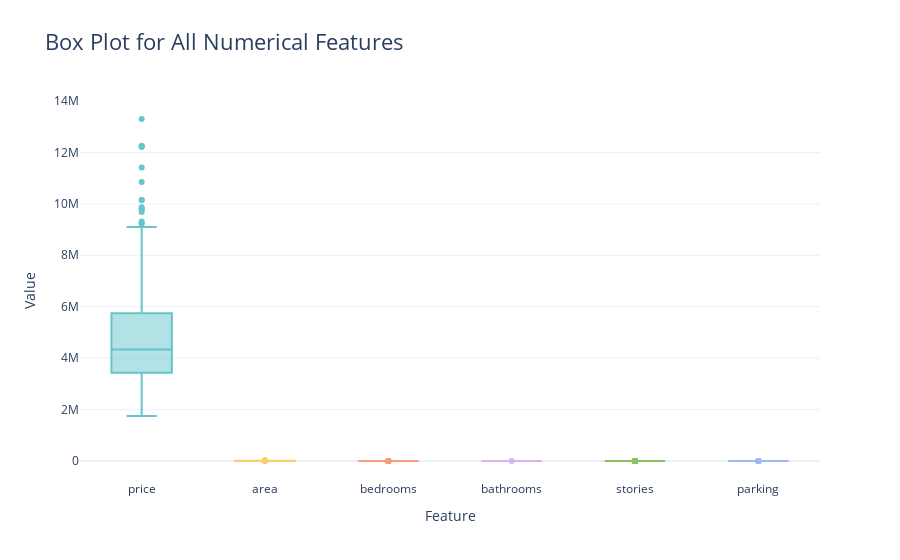

This figure's notebook cell:
### Code cell
#select numerical columns
numerical_cols = df.select_dtypes(include = 'number').columns

#Melt the DataFrame to long format for plotly
df_melted = df[numerical_cols].melt(var_name='Feature', value_name = 'Value')

fig = px.box(df_melted, x ='Feature', y= 'Value', color = 'Feature',
             title = "Box Plot for All Numerical Features",
             color_discrete_sequence = px.colors.qualitative.Pastel)

fig.update_layout(title_font_size = 22, xaxis_title = "Feature", yaxis_title = "Value", template = "plotly_white", showlegend = False)
fig.show()

### Figure 1 — Plotly figure (JSON) as saved in the notebook; plotly's stock layout.template omitted (floating-point values rounded to 4 significant figures; data arrays with more than 128 entries replaced by an {"elided": "..."} marker saying what was removed)
{"data": [{"alignmentgroup": "True", "hovertemplate": "Feature=%{x}<br>Value=%{y}<extra></extra>", "legendgroup": "price", "marker": {"color": "rgb(102, 197, 204)"}, "name": "price", "notched": false, "offsetgroup": "price", "orientation": "v", "showlegend": true, "type": "box", "x": {"elided": "545 str values"}, "x0": " ", "xaxis": "x", "y": {"elided": "545 int values"}, "y0": " ", "yaxis": "y"}, {"alignmentgroup": "True", "hovertemplate": "Feature=%{x}<br>Value=%{y}<extra></extra>", "legendgroup": "area", "marker": {"color": "rgb(246, 207, 113)"}, "name": "area", "notched": false, "offsetgroup": "area", "orientation": "v", "showlegend": true, "type": "box", "x": {"elided": "545 str values"}, "x0": " ", "xaxis": "x", "y": {"elided": "545 int values"}, "y0": " ", "yaxis": "y"}, {"alignmentgroup": "True", "hovertemplate": "Feature=%{x}<br>Value=%{y}<extra></extra>", "legendgroup": "bedrooms", "marker": {"color": "rgb(248, 156, 116)"}, "name": "bedrooms", "notched": false, "offsetgroup": "bedrooms", "orientation": "v", "showlegend": true, "type": "box", "x": {"elided": "545 str values"}, "x0": " ", "xaxis": "x", "y": {"elided": "545 int values"}, "y0": " ", "yaxis": "y"}, {"alignmentgroup": "True", "hovertemplate": "Feature=%{x}<br>Value=%{y}<extra></extra>", "legendgroup": "bathrooms", "marker": {"color": "rgb(220, 176, 242)"}, "name": "bathrooms", "notched": false, "offsetgroup": "bathrooms", "orientation": "v", "showlegend": true, "type": "box", "x": {"elided": "545 str values"}, "x0": " ", "xaxis": "x", "y": {"elided": "545 int values"}, "y0": " ", "yaxis": "y"}, {"alignmentgroup": "True", "hovertemplate": "Feature=%{x}<br>Value=%{y}<extra></extra>", "legendgroup": "stories", "marker": {"color": "rgb(135, 197, 95)"}, "name": "stories", "notched": false, "offsetgroup": "stories", "orientation": "v", "showlegend": true, "type": "box", "x": {"elided": "545 str values"}, "x0": " ", "xaxis": "x", "y": {"elided": "545 int values"}, "y0": " ", "yaxis": "y"}, {"alignmentgroup": "True", "hovertemplate": "Feature=%{x}<br>Value=%{y}<extra></extra>", "legendgroup": "parking", "marker": {"color": "rgb(158, 185, 243)"}, "name": "parking", "notched": false, "offsetgroup": "parking", "orientation": "v", "showlegend": true, "type": "box", "x": {"elided": "545 str values"}, "x0": " ", "xaxis": "x", "y": {"elided": "545 int values"}, "y0": " ", "yaxis": "y"}], "layout": {"boxmode": "overlay", "legend": {"title": {"text": "Feature"}, "tracegroupgap": 0}, "showlegend": false, "title": {"font": {"size": 22}, "text": "Box Plot for All Numerical Features"}, "xaxis": {"anchor": "y", "categoryarray": ["price", "area", "bedrooms", "bathrooms", "stories", "parking"], "categoryorder": "array", "domain": [0, 1], "title": {"text": "Feature"}}, "yaxis": {"anchor": "x", "domain": [0, 1], "title": {"text": "Value"}}}}
